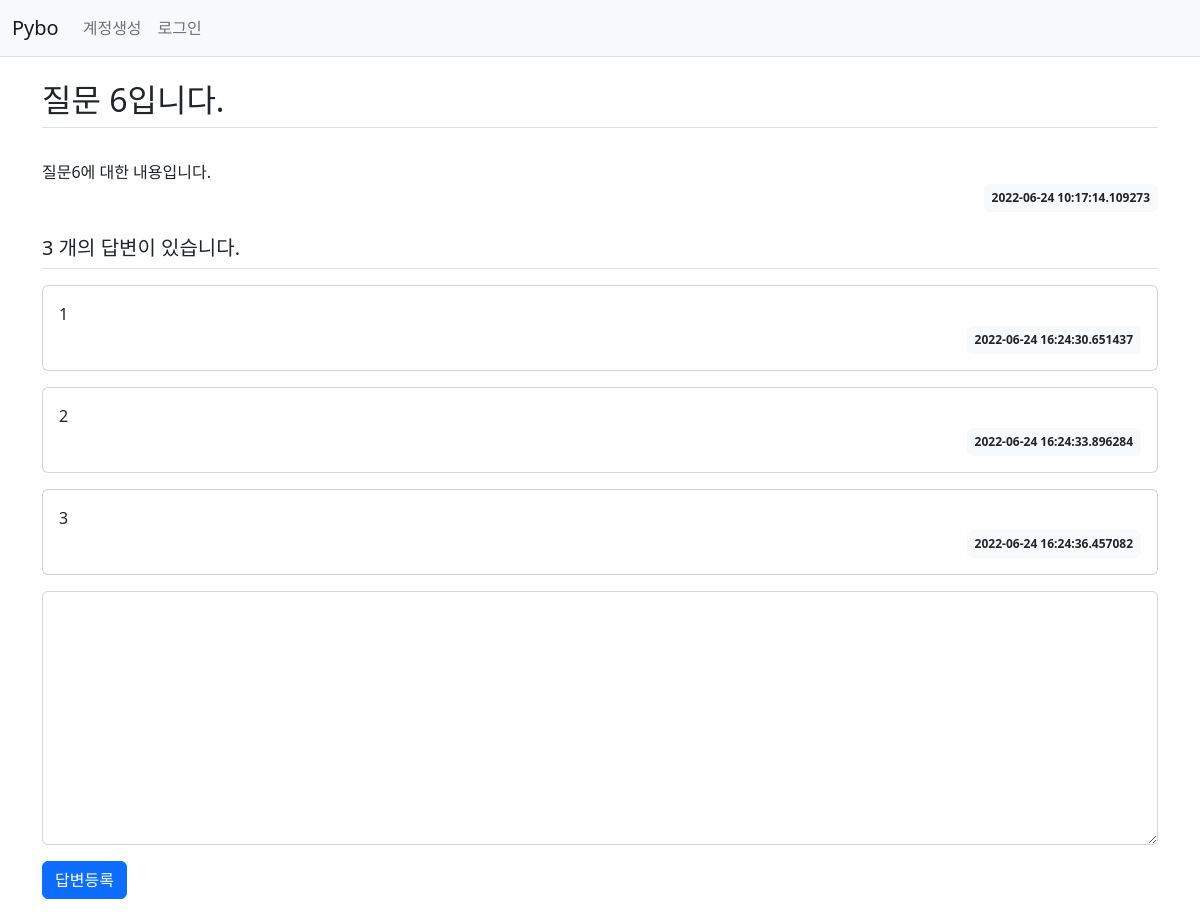
Screenshot of /question/detail/17 with the database file from the repository.
### pybo/models.py (models this page shows)
class Question(db.Model):
    id = db.Column(db.Integer, primary_key=True)
    subject = db.Column(db.String(200), nullable=False)
    content = db.Column(db.Text(), nullable=False)
    create_date = db.Column(db.DateTime(), nullable=False)

class Answer(db.Model):
    id = db.Column(db.Integer, primary_key=True)
    question_id = db.Column(db.Integer, db.ForeignKey('question.id', ondelete='CASCADE'))
    question = db.relationship('Question', backref=db.backref('answer_set'))
    content = db.Column(db.Text(), nullable=False)
    create_date = db.Column(db.DateTime(), nullable=False)

### pybo/views/question_views.py (the view)
@bp.route('detail/<int:question_id>')
def detail(question_id):
    form = AnswerForm()
    question = Question.query.get_or_404(question_id)
    return render_template('question/question_detail.html', question=question, form=form)

### pybo/forms.py
class AnswerForm(FlaskForm):
    content = TextAreaField('내용', validators=[DataRequired('내용은 필수입력 항목입니다.')])

### pybo/templates/question/question_detail.html (shortened to what this page needs)
{% extends 'base.html' %}
{% block content %}
<div class="container my-3">
        <h2 class="border-bottom py-2">{{question.subject }} </h2>
        <div class="card-body">
            <div class="card-text" style="white-space: pre-line;">
                {{ question.content }}
            </div>
            <div class="d-flex justify-content-end">
                <div class="badge bg-light text-dark p-2">
                    {{ question.create_date }}
                </div>
            </div>
        </div>
        <h5 class="border-bottom my-3 py-2">{{question.answer_set|length }} 개의 답변이 있습니다.</h5>
        {% for answer in question.answer_set %}
        <div class="card my-3">
            <div class="card-body">
                <div class="card-text" style="white-space: pre-line;">{{ answer.content }}</div>
                    <div class="d-flex justify-content-end">
                        <div class="badge bg-light text-dark p-2">
                            {{ answer.create_date }}
                        </div>
                    </div>
            </div>
        </div>
        {% endfor %}
         <form action="{{ url_for('answer.create', question_id=question.id)}}" method="post" class="my-3">
             <div class="mb-3">
                <textarea id="content" name="content" class="form-control" rows="10"></textarea>
             </div>
             <input type="submit" value="답변등록" class="btn btn-primary">
        </form>
    </div>
{% endblock %}

### rows the page displays
Question: subject "질문 6입니다.", content "질문6에 대한 내용입니다.", create_date "2022-06-24 10:17:14.109273"
Answer: content "1", create_date "2022-06-24 16:24:30.651437"
Answer: content "2", create_date "2022-06-24 16:24:33.896284"
Answer: content "3", create_date "2022-06-24 16:24:36.457082"

### other values shown
{{ question.answer_set|length }} "3"
